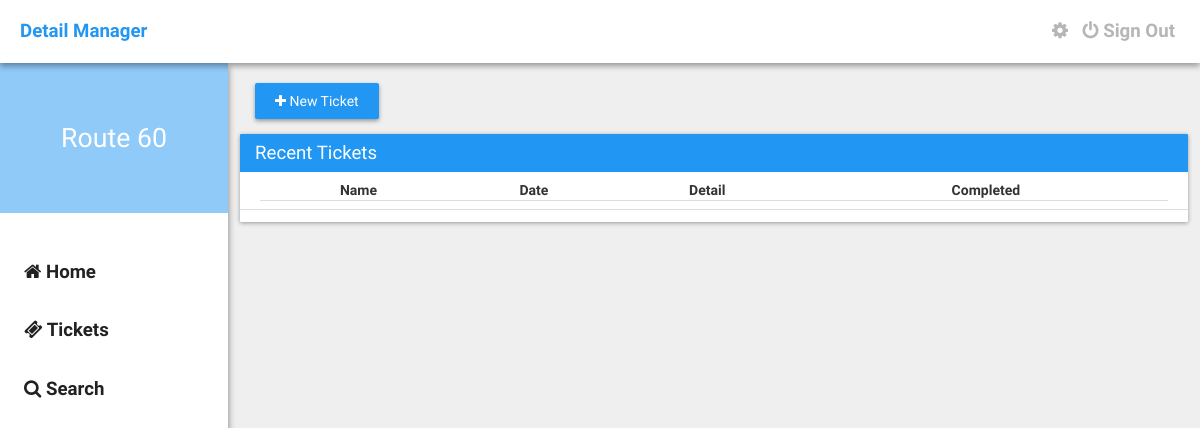
/tickets?page=2 (signed in), run on an earlier commit of the app's database.
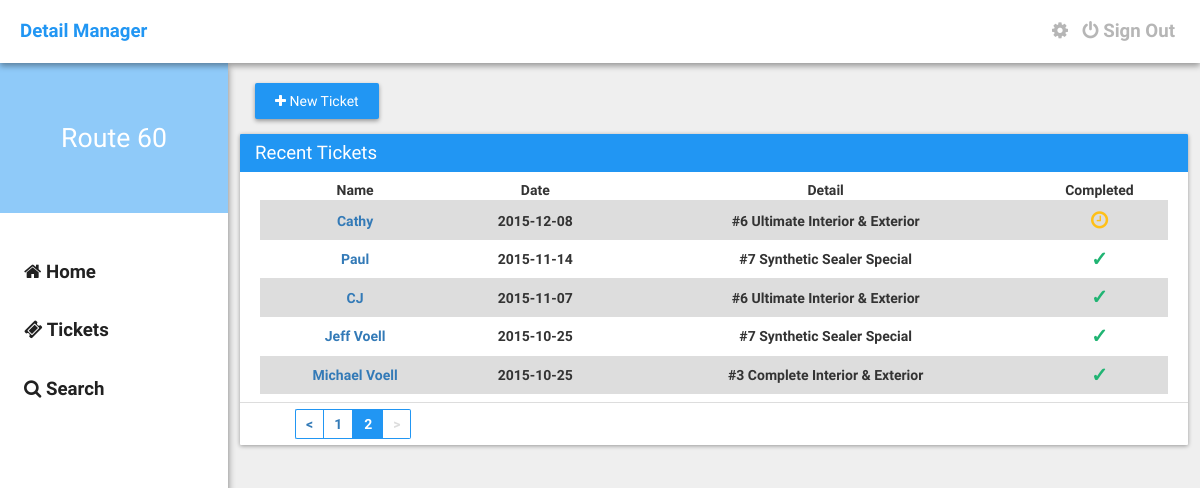
And on a later commit of the database.
### tables this page shows
CREATE TABLE IF NOT EXISTS `detail_tickets` (
  `id` int(11) NOT NULL,
  `locked` int(11) NOT NULL DEFAULT '0',
  `first_name` text NOT NULL,
  `last_name` text NOT NULL,
  `phone_number` varchar(32) NOT NULL,
  `date` date NOT NULL,
  `vehicle_make` text NOT NULL,
  `vehicle_model` text NOT NULL,
  `vehicle_color` text NOT NULL,
  `discount` int(11) NOT NULL,
  `services` varchar(32) NOT NULL,
  `pre_paid_done` varchar(32) NOT NULL,
  `user_id` varchar(32) NOT NULL,
  `ticket_id` varchar(32) NOT NULL,
  `notes` text NOT NULL,
  `ticket_creator` text NOT NULL
);

### assets/core/init.php (called while the page is built, shortened)
<?php
	$site = "http://".$_SERVER['SERVER_NAME']."";

### tickets.php (the view, shortened to what the changed rows need)
<?php require("./assets/core/init.php"); require("./include/navbar.php"); ?>
<?php
        $tbl_name = "detail_tickets";
        $adjacents = 2;
        $query = "SELECT COUNT(*) as num FROM $tbl_name";
        $total_pages = mysql_fetch_array(mysql_query($query));
        $total_pages = $total_pages[0];
        $targetpage = "tickets";
        $limit = 15;
        $page = $_GET['page'];
        if($page)
            $start = ($page - 1) * $limit;
        else
            $start = 0;
        $sql = "SELECT * FROM $tbl_name ORDER BY id DESC LIMIT $start, $limit";
        $result2 = mysql_query($sql);
        $prev = $page - 1;
        $next = $page + 1;
        $lastpage = ceil($total_pages/$limit);
        $pagination = "";
        if($lastpage > 1)
        {
            $pagination .= "<ul class='pagination' style='margin: 0px;'>";
            if ($page > 1)
                $pagination.= "<li class='left'><a href='$targetpage?page=$prev'><</a></li>";
            else
                $pagination.= "<li class='disabledpage left'><a href='#'><</a></li>";
            if ($lastpage < 7 + ($adjacents * 2))
            {
                for ($counter = 1; $counter <= $lastpage; $counter++)
                {
                    if ($counter == $page)
                        $pagination.= "<li class='active'><a href='#'>$counter</a></li>";
                    else
                        $pagination.= "<li class='waves-effect'><a href='$targetpage?page=$counter'>$counter</a></li>";
                }
            }
            if ($page < $counter - 1)
                $pagination.= "<li class='right'><a href='$targetpage?page=$next'>></a></li>";
            else
                $pagination.= "<li class='disabledpage right'><a href='#'>></a></li>";
            $pagination.= "</ul>\n";
        }
    ?>
	<div class="container">
		<div class="row">
			<div class="col-md-45">
				<div class="card">
					<div class="card-title">Recent Tickets</div>
					<div class="card-content">
						<table class="table" padding="10" style="text-align: center;">
							<thead>
								<tr>
									<th>Name</th>
									<th>Date</th>
									<th>Detail</th>
									<th>Completed</th>
								</tr>
							</thead>
							<tbody>
								<?php
								while($row = mysql_fetch_array($result2)) {
									$services = $row['services'];
									$options = $row['pre_paid_done'];
									if($services == 'wax'){
			                            $servicetitle = "Meguiar's Wax";
			                        }elseif($services == 1) {
			                            $servicetitle = "#1 Interior Only Detail";
			                        }
			                        elseif($services == 2) {
			                            $servicetitle = "#2 Exterior Only Detail";
			                        }
			                        elseif($services == 3) {
			                            $servicetitle = "#3 Complete Interior & Exterior";
			                        }
			                        elseif($services == 4) {
			                            $servicetitle = "#4 Engine Detail";
			                        }
			                        elseif($services == 5) {
			                            $servicetitle = "#5 Paint Restoration";
			                        }
			                        elseif($services == 6) {
			                            $servicetitle = "#6 Ultimate Interior & Exterior";
			                        }
			                        elseif($services == 7) {
                                        $servicetitle = "#7 Synthetic Sealer Special";
                                    }
                                    elseif($services == "hw") {
                                        $servicetitle = "Hand Wash - Car";
                                    }
                                    elseif($services == "hwfs") {
                                        $servicetitle = "Hand Wash - Car w/ Full Service";
                                    }
                                    elseif($services == "hwsuv") {
                                        $servicetitle = "Hand Wash - SUV";
                                    }
                                    elseif($services == "hwsuvfs") {
                                        $servicetitle = "Hand Wash - SUV w/ Full Service";
                                    }
			                        if($options == 'Prepaid') {
			                            $option = "<center><h6 style='color: #E14747; margin: 0px; font-size: 20px;'>X</h6></center>";
			                        }elseif($options == 'Paid/Completed') {
			                            $option = "<center><h6 style='color: #20B473; margin: 0px; font-size: 20px;'>&check;</h6></center>";
			                        }elseif($options == 'Appointment') {
                                        $option = "<center><h6 style='color: #FFC017; margin: 0px; font-size: 20px;'><i class='fa fa-clock-o'></i></h6></center>";
                                    }
			                        echo '<tr>';
			                        echo '<td><a href="'.$site.'/ticket?id='.$row['ticket_id'].'">'.$row['first_name'].' '.$row['last_name'].'</a></td>';
			                        echo '<td>'.$row['date'].'</td>';
			                        echo '<td>'.$servicetitle.'</td>';
			                        echo '<td>'.$option.'</td>';
			                        echo '</tr>';
								}
							?>
							</tbody>
						</table>
					</div>
					<div class="card-footer">
						<?=$pagination?>
					</div>
				</div>
			</div>
		</div>
	</div>
<?php require("./include/footer.php"); ?>

What changed in the data, as far as the page shows it:
now on this page (row unchanged): detail_tickets: first_name "Cathy", date "2015-12-08", services "#6 Ultimate Interior & Exterior", pre_paid_done "Appointment" (drawn)
now on this page (row edited): detail_tickets: first_name "Paul", date "2015-11-14", services "#7 Synthetic Sealer Special"
now on this page (row edited): detail_tickets: first_name "CJ", date "2015-11-07", services "#6 Ultimate Interior & Exterior"
now on this page (row edited): detail_tickets: first_name "Jeff", last_name "Voell", date "2015-10-25", services "#7 Synthetic Sealer Special"
now on this page (row edited): detail_tickets: first_name "Michael", last_name "Voell", date "2015-10-25", services "#3 Complete Interior & Exterior"
Also different on the page:
new list line: "1"
new list line: "2"
